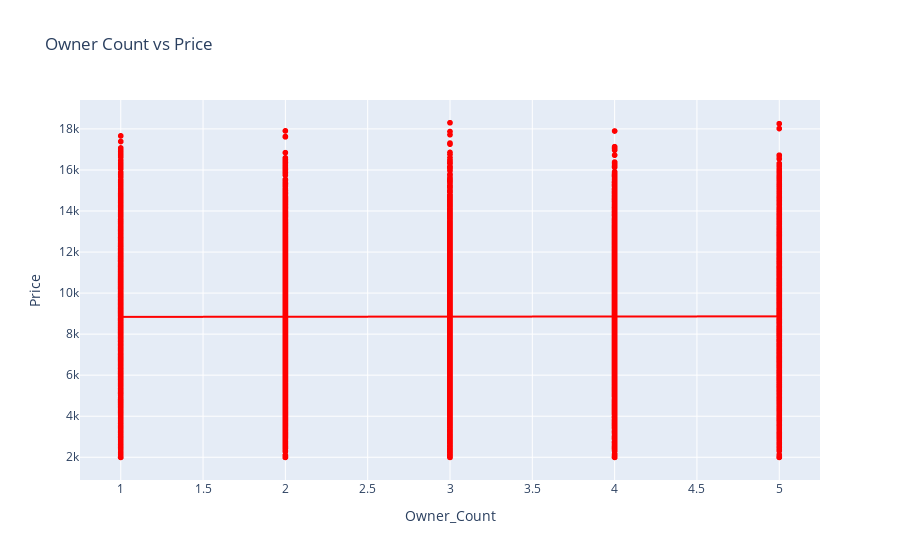

The notebook cell saved with this chart:
### Code cell
sns.set_theme(style="whitegrid")
fig = px.scatter(df, x="Owner_Count", y="Price", trendline="ols", title="Owner Count vs Price")

fig.update_traces(marker=dict(color='red'),  
                  line=dict(color='red')) 

fig.show()

### Figure 1 — Plotly figure (JSON) as saved in the notebook; plotly's stock layout.template omitted (floating-point values rounded to 4 significant figures; data arrays with more than 128 entries replaced by an {"elided": "..."} marker saying what was removed)
{"data": [{"hovertemplate": "Owner_Count=%{x}<br>Price=%{y}<extra></extra>", "legendgroup": "", "line": {"color": "red"}, "marker": {"color": "red", "symbol": "circle"}, "mode": "markers", "name": "", "showlegend": false, "type": "scattergl", "x": {"elided": "10000 int values"}, "xaxis": "x", "y": {"elided": "10000 int values"}, "yaxis": "y"}, {"hovertemplate": "<b>OLS trendline</b><br>Price = 5.81177 * Owner_Count + 8835.58<br>R<sup>2</sup>=0.000007<br><br>Owner_Count=%{x}<br>Price=%{y} <b>(trend)</b><extra></extra>", "legendgroup": "", "line": {"color": "red"}, "marker": {"color": "red", "symbol": "circle"}, "mode": "lines", "name": "", "showlegend": false, "type": "scattergl", "x": {"elided": "10000 int values"}, "xaxis": "x", "y": {"elided": "10000 float values"}, "yaxis": "y"}], "layout": {"legend": {"tracegroupgap": 0}, "title": {"text": "Owner Count vs Price"}, "xaxis": {"anchor": "y", "domain": [0, 1], "title": {"text": "Owner_Count"}}, "yaxis": {"anchor": "x", "domain": [0, 1], "title": {"text": "Price"}}}}
